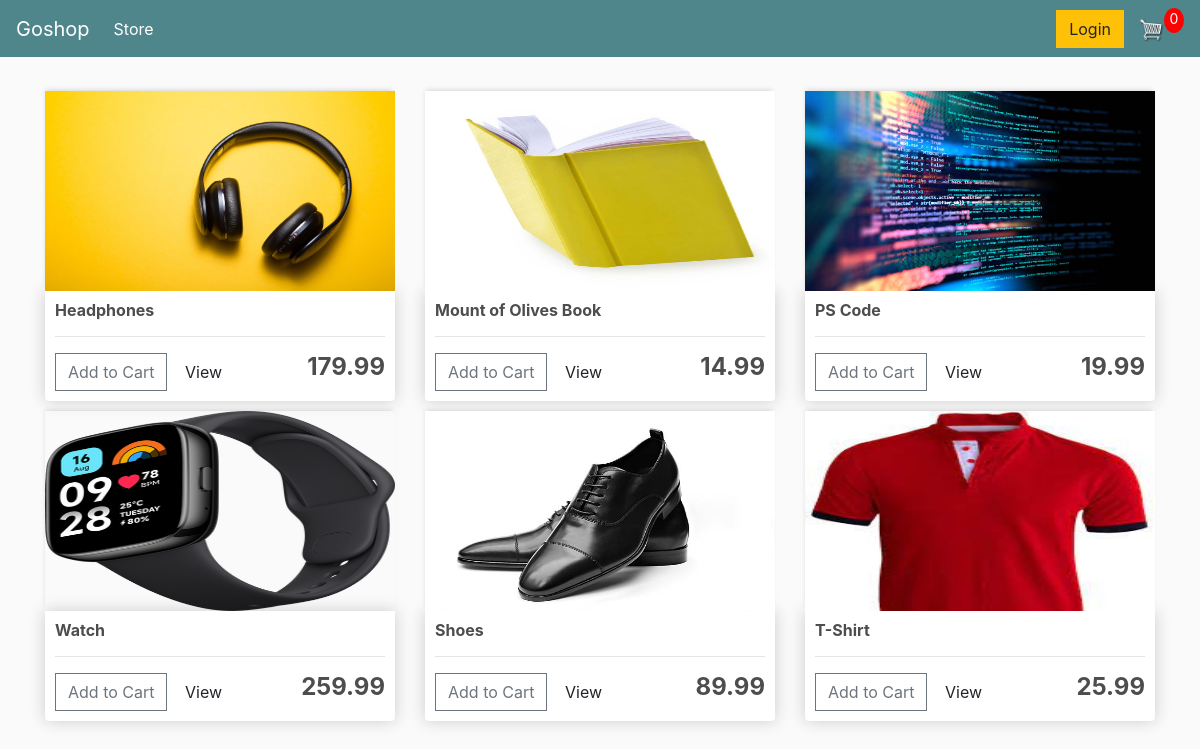
The page / on the database its author committed.
### shopApp/models.py (models this page shows, shortened)
class Product(models.Model):
    name = models.CharField(max_length=100, null=True)
    price = models.FloatField()
    digital = models.BooleanField(default=False, null=True, blank=False)
    image = models.ImageField(null=True, blank=True)

### shopApp/views.py (the view)
# urls.py: path('', views.store, name='store'),
def store(request):
    if request.user.is_authenticated:
        customer = request.user.customer
        order, created = Order.objects.get_or_create(customer=customer, complete=False)
        items = order.orderitem_set.all()
        cartItems = order.cart_items
    else:
        items = []
        order = { 'cart_total': 0, 'cart_items': 0, 'shipping': False}
        cartItems = order['cart_items']
    products = Product.objects.all()
    context = {
        'products': products,
        'cartItems': cartItems,
    }
    return render(request, 'shopApp/store.html', context)

### shopApp/templates/shopApp/store.html
{% extends 'shopApp/base.html' %}
{% load static %}
{% block content %}
<div class="row">
    {% for product in products %}
    <div class="col-lg-4">
        <img class="thumbnail" src="{{ product.image.url }}">
        <div class="box-element product">
            <h6><strong>{{product.name}}</strong></h6>
            <hr>
            <button data-product="{{product.id}}" data-action="add" class="btn btn-outline-secondary add-btn update-cart">Add to Cart</button>
            <a class="btn btn-outlined-success" href="#">View</a>
            <h4 style="display: inline-block; float: right;"><strong>{{product.price|floatformat:2}}</strong></h4>
        </div>
    </div>
    {% endfor %}
</div>
{% endblock content %}

### static/css/main.css (style rules this page uses)
body { background-color: hsl(0, 0%, 98%); }
h1,h2,h3,h4,h5,h6 { color:hsl(0, 0%, 30%); }
.box-element { box-shadow:hsl(0, 0%, 80%) 0 0 16px; background-color: #fff; border-radius: 4px; padding: 10px; }
.thumbnail { width: 100%; height: 200px; -webkit-box-shadow: -1px -3px 5px -2px rgba(214,214,214,1); -moz-box-shadow: -1px -3px 5px -2px rgba(214,214,214,1); box-shadow: -1px -3px 5px -2px rgba(214,214,214,1); }
.product { border-radius: 0 0 4px 4px; }
.col-lg-4, .col-lg-6, .col-lg-8, .col-lg-12 { margin-top: 10px; }
.btn { border-radius: 0; }

### rows shown on the page
Product: image (picture), name "Headphones", price "179.99"
Product: image (picture), name "Mount of Olives Book", price "14.99"
Product: image (picture), name "PS Code", price "19.99"
Product: image (picture), name "Watch", price "259.99"
Product: image (picture), name "Shoes", price "89.99"
Product: image (picture), name "T-Shirt", price "25.99"

### other values the page prints
{{ cartItems }} "0"
